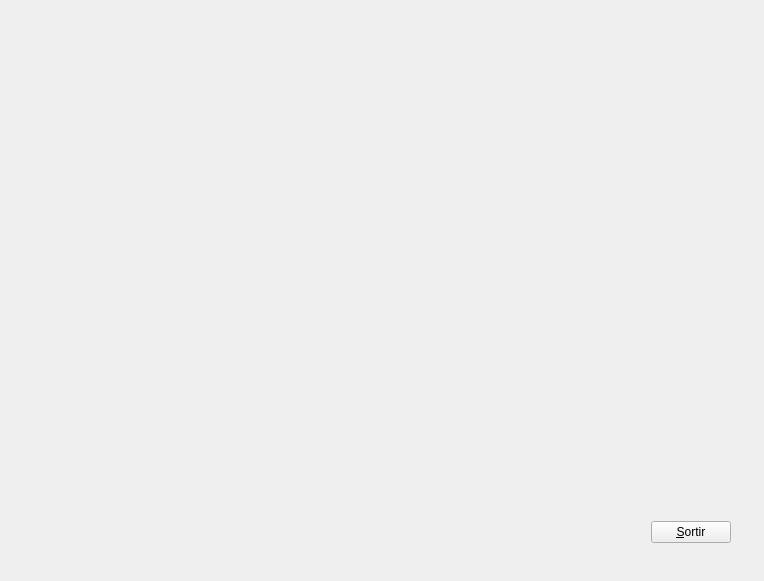
<ui version="4.0" >
 <class>Principal</class>
 <widget class="QWidget" name="Principal" >
  <property name="geometry" >
   <rect>
    <x>0</x>
    <y>0</y>
    <width>764</width>
    <height>581</height>
   </rect>
  </property>
  <property name="windowTitle" >
   <string>Form1</string>
  </property>
  <layout class="QHBoxLayout" >
   <property name="margin" >
    <number>11</number>
   </property>
   <property name="spacing" >
    <number>6</number>
   </property>
   <item>
    <widget class="GLWidget" name="gLWidget1" >
     <property name="sizePolicy" >
      <sizepolicy>
       <hsizetype>7</hsizetype>
       <vsizetype>7</vsizetype>
       <horstretch>0</horstretch>
       <verstretch>0</verstretch>
      </sizepolicy>
     </property>
     <property name="minimumSize" >
      <size>
       <width>100</width>
       <height>100</height>
      </size>
     </property>
    </widget>
   </item>
   <item>
    <layout class="QVBoxLayout" >
     <property name="margin" >
      <number>11</number>
     </property>
     <property name="spacing" >
      <number>6</number>
     </property>
     <item>
      <spacer>
       <property name="orientation" >
        <enum>Qt::Vertical</enum>
       </property>
       <property name="sizeType" >
        <enum>QSizePolicy::Expanding</enum>
       </property>
       <property name="sizeHint" >
        <size>
         <width>20</width>
         <height>365</height>
        </size>
       </property>
      </spacer>
     </item>
     <item>
      <layout class="QHBoxLayout" >
       <property name="margin" >
        <number>11</number>
       </property>
       <property name="spacing" >
        <number>6</number>
       </property>
       <item>
        <spacer>
         <property name="orientation" >
          <enum>Qt::Horizontal</enum>
         </property>
         <property name="sizeType" >
          <enum>QSizePolicy::Fixed</enum>
         </property>
         <property name="sizeHint" >
          <size>
           <width>101</width>
           <height>31</height>
          </size>
         </property>
        </spacer>
       </item>
       <item>
        <widget class="QPushButton" name="pushButton1" >
         <property name="sizePolicy" >
          <sizepolicy>
           <hsizetype>0</hsizetype>
           <vsizetype>0</vsizetype>
           <horstretch>0</horstretch>
           <verstretch>0</verstretch>
          </sizepolicy>
         </property>
         <property name="minimumSize" >
          <size>
           <width>75</width>
           <height>0</height>
          </size>
         </property>
         <property name="text" >
          <string>&amp;Sortir</string>
         </property>
         <property name="shortcut" >
          <string>Alt+S</string>
         </property>
        </widget>
       </item>
      </layout>
     </item>
    </layout>
   </item>
  </layout>
 </widget>
 <layoutdefault spacing="6" margin="11" />
 <customwidgets>
  <customwidget>
   <class>GLWidget</class>
   <extends>QWidget</extends>
   <header>glwidget.h</header>
  </customwidget>
 </customwidgets>
 <includes>
  <include location="local" >glwidget.h</include>
 </includes>
 <resources/>
 <connections>
  <connection>
   <sender>pushButton1</sender>
   <signal>clicked()</signal>
   <receiver>Principal</receiver>
   <slot>close()</slot>
   <hints>
    <hint type="sourcelabel" >
     <x>20</x>
     <y>20</y>
    </hint>
    <hint type="destinationlabel" >
     <x>20</x>
     <y>20</y>
    </hint>
   </hints>
  </connection>
 </connections>
</ui>
